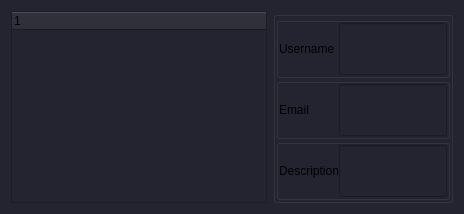
             <widget class="QWidget" name="Users">
              <property name="styleSheet">
               <string notr="true">QWidget {
	background-color: rgb(35, 36, 47);
}</string>
              </property>
              <attribute name="icon">
               <iconset resource="images.qrc">
                <normaloff>:/images/developer_unselected.svg</normaloff>
                <normalon>:/images/developer.svg</normalon>:/images/developer_unselected.svg</iconset>
              </attribute>
              <attribute name="title">
               <string/>
              </attribute>
              <layout class="QHBoxLayout" name="horizontalLayout_33">
               <item>
                <widget class="QTreeWidget" name="users_list">
                 <property name="sizePolicy">
                  <sizepolicy hsizetype="Preferred" vsizetype="Preferred">
                   <horstretch>0</horstretch>
                   <verstretch>0</verstretch>
                  </sizepolicy>
                 </property>
                 <column>
                  <property name="text">
                   <string notr="true">1</string>
                  </property>
                 </column>
                </widget>
               </item>
               <item alignment="Qt::AlignHCenter">
                <widget class="QGroupBox" name="users_info_box">
                 <property name="title">
                  <string/>
                 </property>
                 <layout class="QVBoxLayout" name="verticalLayout_24">
                  <property name="spacing">
                   <number>0</number>
                  </property>
                  <property name="leftMargin">
                   <number>0</number>
                  </property>
                  <property name="topMargin">
                   <number>0</number>
                  </property>
                  <property name="rightMargin">
                   <number>0</number>
                  </property>
                  <property name="bottomMargin">
                   <number>0</number>
                  </property>
                  <item>
                   <widget class="QGroupBox" name="users_name_box">
                    <property name="title">
                     <string/>
                    </property>
                    <property name="alignment">
                     <set>Qt::AlignCenter</set>
                    </property>
                    <property name="flat">
                     <bool>true</bool>
                    </property>
                    <layout class="QHBoxLayout" name="horizontalLayout_54">
                     <property name="spacing">
                      <number>0</number>
                     </property>
                     <property name="leftMargin">
                      <number>0</number>
                     </property>
                     <property name="topMargin">
                      <number>0</number>
                     </property>
                     <property name="rightMargin">
                      <number>0</number>
                     </property>
                     <property name="bottomMargin">
                      <number>0</number>
                     </property>
                     <item>
                      <widget class="QLabel" name="users_name_lable">
                       <property name="sizePolicy">
                        <sizepolicy hsizetype="Expanding" vsizetype="Preferred">
                         <horstretch>0</horstretch>
                         <verstretch>0</verstretch>
                        </sizepolicy>
                       </property>
                       <property name="maximumSize">
                        <size>
                         <width>172</width>
                         <height>82</height>
                        </size>
                       </property>
                       <property name="text">
                        <string>Username</string>
                       </property>
                      </widget>
                     </item>
                     <item>
                      <widget class="QLineEdit" name="users_name_value">
                       <property name="sizePolicy">
                        <sizepolicy hsizetype="Expanding" vsizetype="Preferred">
                         <horstretch>0</horstretch>
                         <verstretch>0</verstretch>
                        </sizepolicy>
                       </property>
                       <property name="maximumSize">
                        <size>
                         <width>172</width>
                         <height>82</height>
                        </size>
                       </property>
                       <property name="readOnly">
                        <bool>true</bool>
                       </property>
                      </widget>
                     </item>
                    </layout>
                   </widget>
                  </item>
                  <item>
                   <widget class="QGroupBox" name="users_email_box">
                    <property name="title">
                     <string/>
                    </property>
                    <property name="alignment">
                     <set>Qt::AlignCenter</set>
                    </property>
                    <property name="flat">
                     <bool>true</bool>
                    </property>
                    <layout class="QHBoxLayout" name="horizontalLayout_55">
                     <property name="spacing">
                      <number>0</number>
                     </property>
                     <property name="leftMargin">
                      <number>0</number>
                     </property>
                     <property name="topMargin">
                      <number>0</number>
                     </property>
                     <property name="rightMargin">
                      <number>0</number>
                     </property>
                     <property name="bottomMargin">
                      <number>0</number>
                     </property>
                     <item>
                      <widget class="QLabel" name="users_email_lable">
                       <property name="sizePolicy">
                        <sizepolicy hsizetype="Expanding" vsizetype="Preferred">
                         <horstretch>0</horstretch>
                         <verstretch>0</verstretch>
                        </sizepolicy>
                       </property>
                       <property name="maximumSize">
                        <size>
                         <width>172</width>
                         <height>82</height>
                        </size>
                       </property>
                       <property name="text">
                        <string>Email</string>
                       </property>
                      </widget>
                     </item>
                     <item>
                      <widget class="QLineEdit" name="users_email_value">
                       <property name="sizePolicy">
                        <sizepolicy hsizetype="Expanding" vsizetype="Preferred">
                         <horstretch>0</horstretch>
                         <verstretch>0</verstretch>
                        </sizepolicy>
                       </property>
                       <property name="maximumSize">
                        <size>
                         <width>172</width>
                         <height>82</height>
                        </size>
                       </property>
                       <property name="readOnly">
                        <bool>true</bool>
                       </property>
                      </widget>
                     </item>
                    </layout>
                   </widget>
                  </item>
                  <item>
                   <widget class="QGroupBox" name="users_descrription_box">
                    <property name="title">
                     <string/>
                    </property>
                    <property name="alignment">
                     <set>Qt::AlignCenter</set>
                    </property>
                    <property name="flat">
                     <bool>true</bool>
                    </property>
                    <layout class="QHBoxLayout" name="horizontalLayout_60">
                     <property name="spacing">
                      <number>0</number>
                     </property>
                     <property name="leftMargin">
                      <number>0</number>
                     </property>
                     <property name="topMargin">
                      <number>0</number>
                     </property>
                     <property name="rightMargin">
                      <number>0</number>
                     </property>
                     <property name="bottomMargin">
                      <number>0</number>
                     </property>
                     <item>
                      <widget class="QLabel" name="users_descrription_lable">
                       <property name="sizePolicy">
                        <sizepolicy hsizetype="Expanding" vsizetype="Preferred">
                         <horstretch>0</horstretch>
                         <verstretch>0</verstretch>
                        </sizepolicy>
                       </property>
                       <property name="maximumSize">
                        <size>
                         <width>172</width>
                         <height>82</height>
                        </size>
                       </property>
                       <property name="text">
                        <string>Description</string>
                       </property>
                      </widget>
                     </item>
                     <item>
                      <widget class="QLineEdit" name="users_descrription_value">
                       <property name="sizePolicy">
                        <sizepolicy hsizetype="Expanding" vsizetype="Preferred">
                         <horstretch>0</horstretch>
                         <verstretch>0</verstretch>
                        </sizepolicy>
                       </property>
                       <property name="maximumSize">
                        <size>
                         <width>172</width>
                         <height>82</height>
                        </size>
                       </property>
                       <property name="readOnly">
                        <bool>true</bool>
                       </property>
                      </widget>
                     </item>
                    </layout>
                   </widget>
                  </item>
                 </layout>
                </widget>
               </item>
              </layout>
             </widget>
